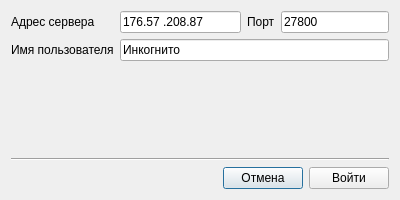
<?xml version="1.0" encoding="UTF-8"?>
<ui version="4.0">
 <class>AuthDialog</class>
 <widget class="QDialog" name="AuthDialog">
  <property name="geometry">
   <rect>
    <x>0</x>
    <y>0</y>
    <width>400</width>
    <height>200</height>
   </rect>
  </property>
  <property name="minimumSize">
   <size>
    <width>400</width>
    <height>200</height>
   </size>
  </property>
  <property name="maximumSize">
   <size>
    <width>400</width>
    <height>200</height>
   </size>
  </property>
  <property name="windowTitle">
   <string>Авторизация</string>
  </property>
  <layout class="QGridLayout" name="gridLayout">
   <item row="1" column="0">
    <widget class="QLabel" name="label">
     <property name="text">
      <string>Имя пользователя</string>
     </property>
    </widget>
   </item>
   <item row="1" column="1" colspan="4">
    <widget class="QLineEdit" name="lineEdit_userName">
     <property name="text">
      <string>Инкогнито</string>
     </property>
    </widget>
   </item>
   <item row="2" column="4">
    <spacer name="verticalSpacer">
     <property name="orientation">
      <enum>Qt::Vertical</enum>
     </property>
     <property name="sizeHint" stdset="0">
      <size>
       <width>20</width>
       <height>40</height>
      </size>
     </property>
    </spacer>
   </item>
   <item row="5" column="0" colspan="5">
    <widget class="QWidget" name="widget" native="true">
     <layout class="QHBoxLayout" name="horizontalLayout">
      <property name="leftMargin">
       <number>0</number>
      </property>
      <property name="topMargin">
       <number>0</number>
      </property>
      <property name="rightMargin">
       <number>0</number>
      </property>
      <property name="bottomMargin">
       <number>0</number>
      </property>
      <item>
       <spacer name="horizontalSpacer">
        <property name="orientation">
         <enum>Qt::Horizontal</enum>
        </property>
        <property name="sizeHint" stdset="0">
         <size>
          <width>40</width>
          <height>20</height>
         </size>
        </property>
       </spacer>
      </item>
      <item>
       <widget class="QPushButton" name="pushButton_reject">
        <property name="text">
         <string>Отмена</string>
        </property>
       </widget>
      </item>
      <item>
       <widget class="QPushButton" name="pushButton_connect">
        <property name="text">
         <string>Войти</string>
        </property>
       </widget>
      </item>
     </layout>
    </widget>
   </item>
   <item row="0" column="0">
    <widget class="QLabel" name="label_4">
     <property name="text">
      <string>Адрес сервера</string>
     </property>
    </widget>
   </item>
   <item row="0" column="3">
    <widget class="QLabel" name="label_5">
     <property name="sizePolicy">
      <sizepolicy hsizetype="Maximum" vsizetype="Preferred">
       <horstretch>0</horstretch>
       <verstretch>0</verstretch>
      </sizepolicy>
     </property>
     <property name="text">
      <string>Порт</string>
     </property>
    </widget>
   </item>
   <item row="0" column="4">
    <widget class="QLineEdit" name="lineEdit_port">
     <property name="sizePolicy">
      <sizepolicy hsizetype="Preferred" vsizetype="Fixed">
       <horstretch>0</horstretch>
       <verstretch>0</verstretch>
      </sizepolicy>
     </property>
     <property name="inputMask">
      <string>000000</string>
     </property>
     <property name="text">
      <string>27800</string>
     </property>
    </widget>
   </item>
   <item row="4" column="0" colspan="5">
    <widget class="Line" name="line">
     <property name="orientation">
      <enum>Qt::Horizontal</enum>
     </property>
    </widget>
   </item>
   <item row="0" column="1" colspan="2">
    <widget class="QLineEdit" name="lineEdit_server">
     <property name="sizePolicy">
      <sizepolicy hsizetype="MinimumExpanding" vsizetype="Fixed">
       <horstretch>0</horstretch>
       <verstretch>0</verstretch>
      </sizepolicy>
     </property>
     <property name="inputMask">
      <string>000.000.000.000</string>
     </property>
     <property name="text">
      <string>176.57.208.87</string>
     </property>
    </widget>
   </item>
  </layout>
 </widget>
 <resources/>
 <connections/>
</ui>
